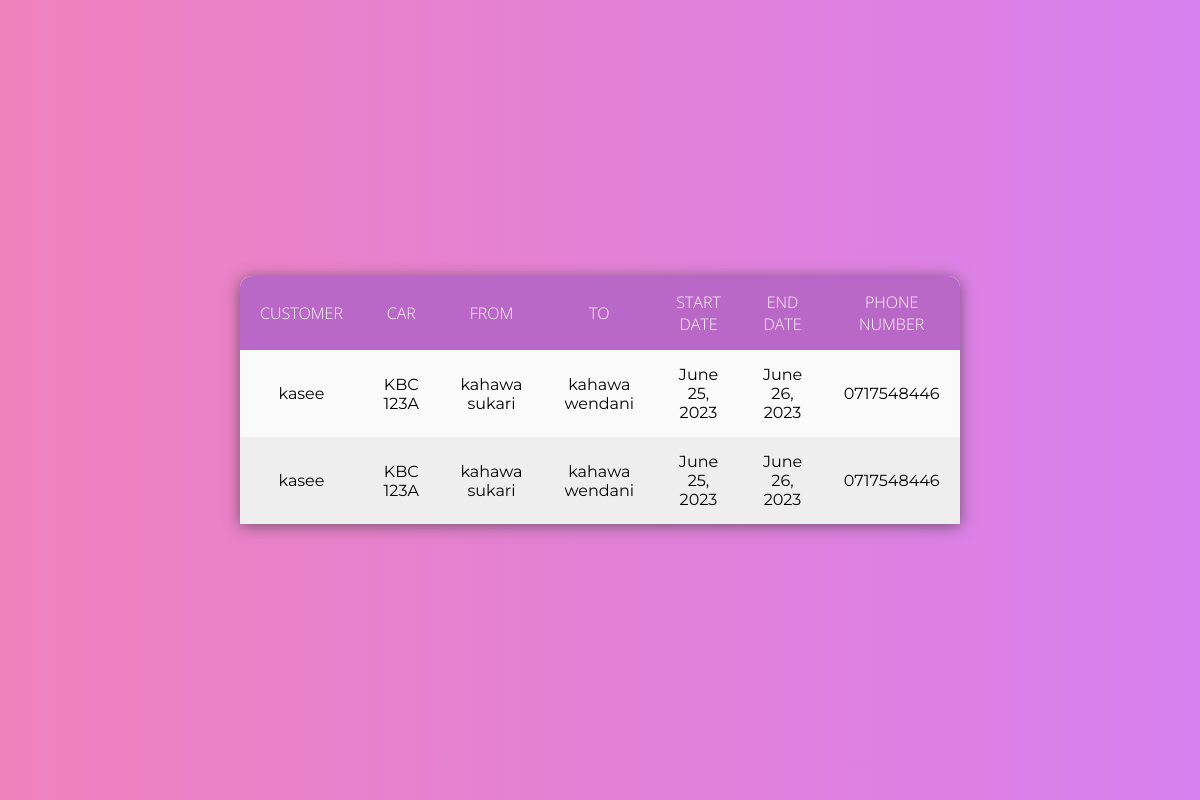
The app's page /Owner/owner_hiring_history/ (signed in), older data.
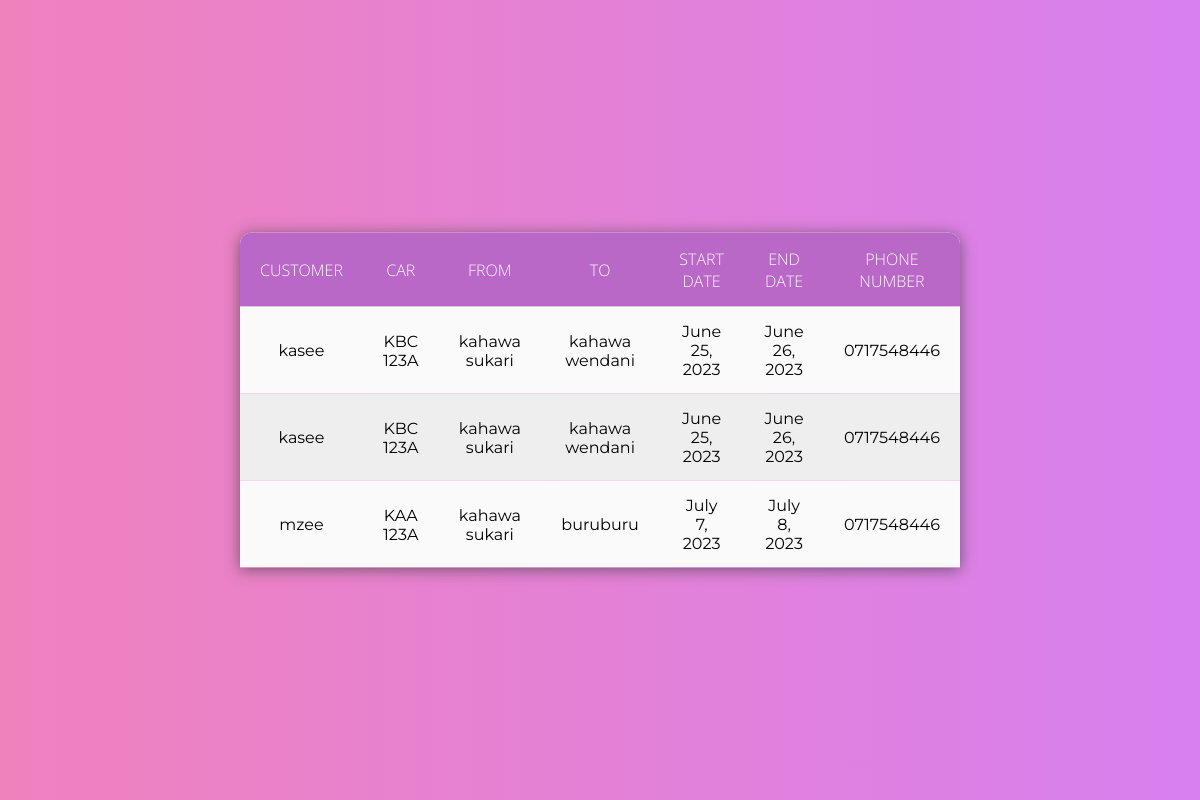
The same page, newer data.
### Hire/models.py (models this page shows)
class Hire(models.Model):
    customer = models.ForeignKey(User, on_delete=models.CASCADE)
    car = models.ForeignKey(Car, on_delete=models.CASCADE, null=True)
    from_destination = models.CharField(max_length=20, null="True", validators=[
        RegexValidator("^([a-zA-Z])[a-zA-Z'\d ]+$", message='Must be a valid name of a place')])
    to_destination = models.CharField(max_length=20, null=True, validators=[
        RegexValidator("^([a-zA-Z])[a-zA-Z'\d ]+$", message='Must be a valid name of a place')])
    start_date = models.DateField(
        validators=[MinValueValidator(datetime.date.today(), "Start date can not be less than today")])
    end_date = models.DateField(
        validators=[MinValueValidator(datetime.date.today(), "Start date can not be less than today")])
    phone_no = models.CharField(max_length=20, null="True",
                                validators=[RegexValidator('^(0)([127])(\d){8}$', message='Invalid phone numbers')])
    is_approved = models.BooleanField(default=False)
    is_rejected = models.BooleanField(default=False)

### accounts/models.py (models this page shows)
class User(AbstractUser):
    name = models.CharField(max_length=200, null=True) #attribute name defined
    email = models.EmailField(unique=True,null=True)

### Owner/models.py (models this page shows, shortened)
class Car(models.Model):
    owner = models.ForeignKey(User, null=True, on_delete=models.CASCADE)
    reg_no = models.CharField(max_length=20, unique=True, validators=[
        RegexValidator('^(K)([ABCDEFGHJKLMNPQRSTUVWXYZ]){2}( ){1}(\d){3}([ABCDEFGHJKLMNPQRSTUVWXYZ])$',
                       message="Invalid Number Plate")])
    image = models.ImageField(upload_to='car_images/')
    description = models.TextField(null=True, blank=True)
    phone_no = models.CharField(max_length=20, unique=True,
                                validators=[RegexValidator('^(0)([127])(\d){8}$', message='Invalid phone numbers')])
    updated = models.DateTimeField(auto_now = True , null=True)
    created = models.DateTimeField(auto_now_add=True, null= True)
    class Meta:
       ordering = ['-updated', '-created']  # Order by updated field in descending order and then by created field in descending order

### Owner/views.py (the view)
# urls.py: path('owner_hiring_history/', views.hiring_history, name='hiring_history'),
@login_required(login_url='login')
def hiring_history(request):
    user = request.user
    cars = Car.objects.filter(owner=user)
    hires = Hire.objects.filter(car__in=cars)
    return render(request, 'Owner/hiring_history.html', {'hires': hires})

### Owner/templates/Owner/hiring_history.html (shortened to what this page needs)
<!DOCTYPE html>
{% load static %}
<html lang="en">
<head>
    <link rel="stylesheet" href="{% static 'styles/tables.css'%}">
</head>
<body>
    {% if hires %}
    <div class="filter"></div>
    <table>
        <thead>
            <tr>
                <th>Customer</th>
                <th>Car</th>
                <th>From</th>
                <th>To</th>
                <th>Start Date</th>
                <th>End Date</th>
                <th>Phone Number</th>
            </tr>
        </thead>
        <tbody>
            {% for hire in hires %}
            <tr>
                <td>{{ hire.customer.username }}</td>
                <td>{{ hire.car.reg_no }}</td>
                <td>{{ hire.from_destination }}</td>
                <td>{{ hire.to_destination }}</td>
                <td>{{ hire.start_date }}</td>
                <td>{{ hire.end_date }}</td>
                <td>{{ hire.phone_no }}</td>
            </tr>
            {% endfor %}
        </tbody>
    </table>
{% else %}
    <p>No hiring history found.</p>
{% endif %}
</body>
</html>

Row changes from the older to the newer data that the page shows:
added Hire: customer.username "mzee", car.reg_no "KAA 123A", from_destination "kahawa sukari", to_destination "buruburu", start_date "July 7, 2023", end_date "July 8, 2023", phone_no "0717548446"
